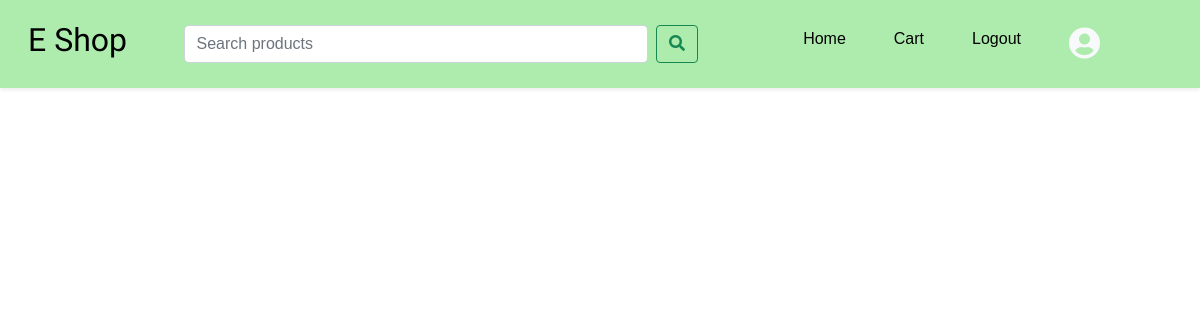
/cart/1/ (signed in), run on an earlier commit of the app's database.
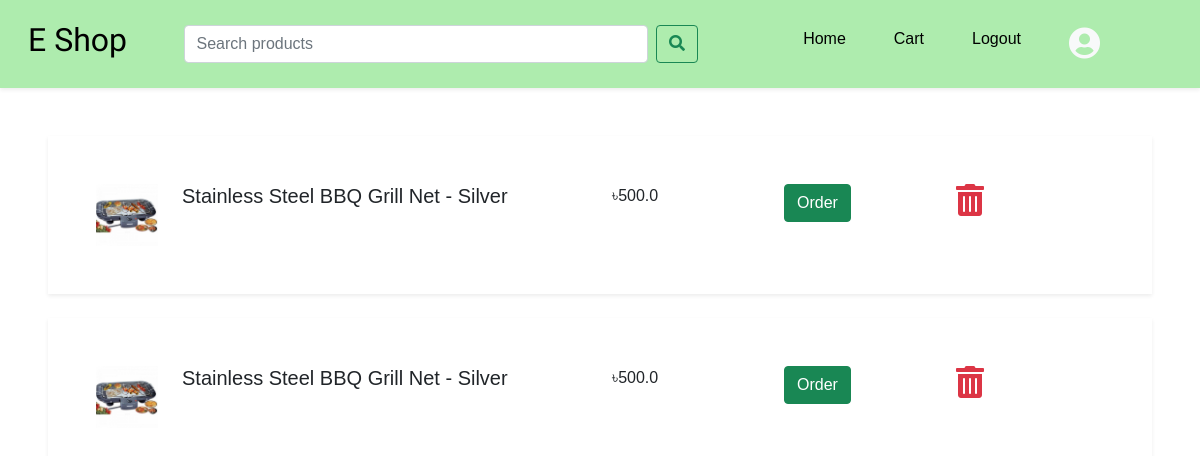
And on a later commit of the database.
### products/models.py (models this page shows, shortened)
class Cart(models.Model):
  products=models.ForeignKey(products, related_name='products', on_delete=models.CASCADE,null=True,blank=True)
  user=models.ForeignKey(User, related_name='user', on_delete=models.CASCADE,null=True,blank=True)

class products(models.Model):
  productName=models.CharField(max_length=500)
  productDescription=models.TextField()
  productPrice=models.FloatField()
  category=models.ForeignKey(Category,on_delete=models.SET_NULL,null=True)
  productImage=models.ImageField(upload_to='',null=True)

### products/views.py (the view)
# urls.py: path('cart/<str:pk>/',views.showCart,name='show-cart-api'),
@login_required(login_url='login')
def showCart(request,pk):
  user=User.objects.get(id=pk)
  cartItem=Cart.objects.all()
  context={'cartItem':cartItem}
  return render(request, 'products/cart.html', context)

### products/templates/products/cart.html (shortened to what this page needs)
<!DOCTYPE html>
<html lang="en">
  <head>
  </head>
  <body>
    {% include 'navbar.html' %}
    {% for cartProduct in cartItem %} {% if cartProduct.user == request.user%}
    <div class="cart mx-5 p-5 shadow-sm">
      <div class="row">
        <div class="col-1">
          <img
            class="img-fluid"
            src="{{cartProduct.products.productImage.url}}"
            alt="{{cartProduct.products.productName}}"
          />
        </div>
        <div class="col-5"><h5>{{cartProduct.products.productName}}</h5></div>
        <div class="col-2"><p>৳{{cartProduct.products.productPrice}}</p></div>
        <div class="col-2">
          <button
            class="btn btn-success"
            onclick=window.location.href="{% url 'payment-page' %}?id={{cartProduct.products.id}}"
          >
            Order
          </button>
        </div>
        <div class="col-2">
          <a href="{% url 'remove-cart' %}?id={{cartProduct.id}}">
            <i class="fas fa-trash-alt fa-2x text-danger"></i>
          </a>
        </div>
      </div>
    </div>
    <br />
    {% endif %} {% endfor %}
  </body>
</html>

### templates/navbar.html (shortened to what this page needs)
{% load static %}
<!DOCTYPE html>
<html lang="en">
  <head>
    <link
      href="https://cdn.jsdelivr.net/npm/bootstrap@5.0.2/dist/css/bootstrap.min.css"
      rel="stylesheet"
    />
    <link rel="stylesheet" href="https://use.fontawesome.com/releases/v5.15.4/css/all.css">
    <link rel="stylesheet" href="{% static 'products/styles/style.css' %}">
  </head>
  <body>
    <nav class="navbar navbar-expand-lg navbar-light navbar-div shadow-sm px-3 py-3">
      <div class="container-fluid">
        <a class="navbar-brand" href="{% url 'home' %}"><h2 class="logo-title">E Shop</h2></a>
        <div class="collapse navbar-collapse" id="navbarSupportedContent">
       <div class="m-auto search-form-container ">
        <form class="d-flex" action="{% url 'home' %}" method="GET">
            <input
              class="form-control me-2 search-input-field"
              name="q"
              type="search"
              placeholder="Search products"
              aria-label="Search"
              required
            />
            <button class="btn btn-outline-success" type="submit">
              <i class="fas fa-search"></i>
            </button>
          </form>
         </div>
          <ul class="navbar-nav me-5 ms-auto mb-2 mb-lg-0">
            <li class="nav-item mx-3">
              <a class="nav-link active" aria-current="page" href="{% url 'home' %}">Home</a>
            </li>
            <li class="nav-item mx-3">
              <a class="nav-link" href="{% url 'show-cart' request.user.id %}">Cart</a>
            </li>
            {% if request.user.is_authenticated %}
            <li class="nav-item mx-3">
              <a class="nav-link" href="{% url 'logout' %}">Logout</a>
            </li>
            {% else %}
            <li class="nav-item mx-3">
              <a class="nav-link" href="{% url 'login' %}">Login</a>
            </li>
            {% endif %} {% if request.user.is_authenticated %}
            <li class="nav-item mx-3">
              <a class="nav-link" href="{% url 'profile' %}"><i class="fas fa-user-circle fa-2x text-light"></i></a>
            </li>
            {% else %}
             <li class="nav-item mx-3">
              <a class="nav-link" href="{% url 'register' %}"><i class="fas fa-user-circle fa-2x text-light"></i></a>
            </li>
            {% endif %}
          </ul>
        </div>
      </div>
    </nav>
  </body>
</html>

### products/static/products/styles/style.css (style rules this page uses)
* { font-family:sans-serif; }
a { text-decoration: none !important; color: black !important; }
.search-form-container { width: 50%; }
.logo-title { font-family: 'Rampart One', cursive; }
.navbar-div { background-color: rgb(174, 236, 174); }

What changed in the data, as far as the page shows it:
added Cart: products.productImage (picture), products.productName "Stainless Steel BBQ Grill Net - Silver", products.productPrice "500.0"
added Cart: products.productImage (picture), products.productName "Stainless Steel BBQ Grill Net - Silver", products.productPrice "500.0"
